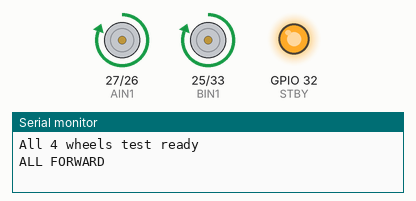
Recording of a sketch running on a simulated ESP32. On the bench: motor-driver pin pairs drawn as motors (green arrow = first pin HIGH = forward, orange = second pin HIGH = backward, longer = more drive, scaled by the enable pin, stopped while the standby pin is LOW), output pins drawn as LEDs (lit = HIGH), the last lines printed to the serial monitor.

Above: at 2.5 s.
At 7.5 s:
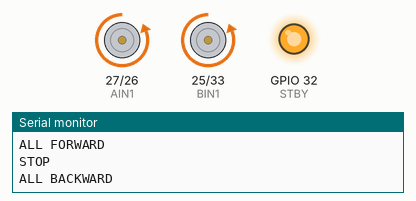
At 10.0 s:
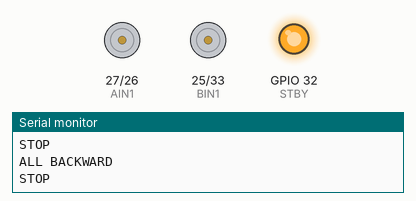
Timing chart, 0 to 14.0 s (numbered marks = the images above):
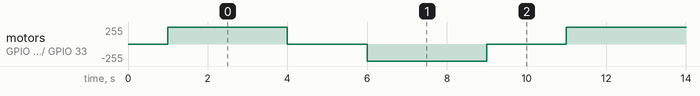

Measured:
- by itself, motor on GPIO 27 (AIN1) / GPIO 26 (AIN2), motor on GPIO 25 (BIN1) / GPIO 33 (BIN2): repeats every 10.0 s: stopped 2.0 s, backward 255/255 3.0 s, stopped 2.0 s, forward 255/255 3.0 s

The sketch:

motor_test_all.ino
```cpp
// All 4 wheels test - both channels

// Channel A (left side)
#define AIN1 27
#define AIN2 26
#define PWMA 14

// Channel B (right side)
#define BIN1 25
#define BIN2 33
#define PWMB 12

#define STBY 32

void setup() {
  Serial.begin(115200);
  delay(1000);

  pinMode(AIN1, OUTPUT);
  pinMode(AIN2, OUTPUT);
  pinMode(PWMA, OUTPUT);
  pinMode(BIN1, OUTPUT);
  pinMode(BIN2, OUTPUT);
  pinMode(PWMB, OUTPUT);
  pinMode(STBY, OUTPUT);

  digitalWrite(STBY, HIGH);
  digitalWrite(PWMA, HIGH);
  digitalWrite(PWMB, HIGH);

  Serial.println("All 4 wheels test ready");
}

void forward() {
  digitalWrite(AIN1, HIGH);
  digitalWrite(AIN2, LOW);
  digitalWrite(BIN1, HIGH);
  digitalWrite(BIN2, LOW);
}

void backward() {
  digitalWrite(AIN1, LOW);
  digitalWrite(AIN2, HIGH);
  digitalWrite(BIN1, LOW);
  digitalWrite(BIN2, HIGH);
}

void stop() {
  digitalWrite(AIN1, LOW);
  digitalWrite(AIN2, LOW);
  digitalWrite(BIN1, LOW);
  digitalWrite(BIN2, LOW);
}

void loop() {
  Serial.println("ALL FORWARD");
  forward();
  delay(3000);

  Serial.println("STOP");
  stop();
  delay(2000);

  Serial.println("ALL BACKWARD");
  backward();
  delay(3000);

  Serial.println("STOP");
  stop();
  delay(2000);
}
```
